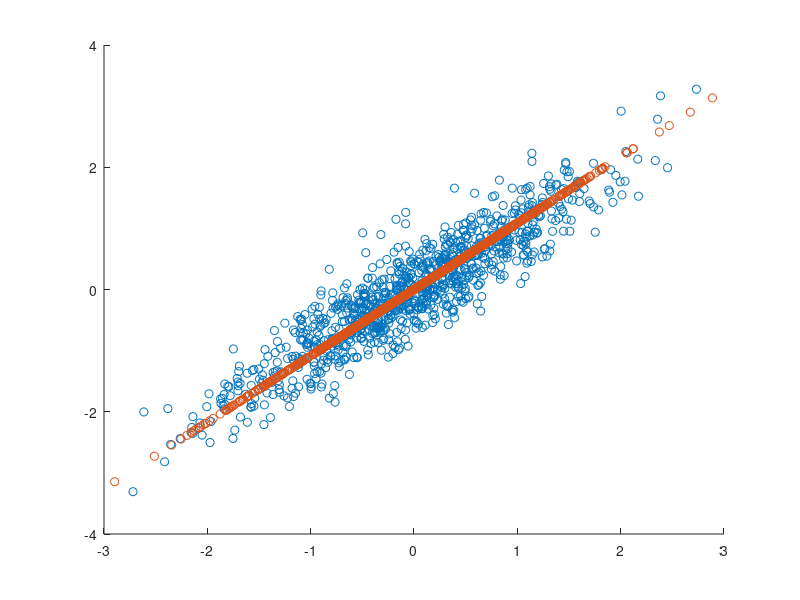

MATLAB code for this plot:
clc;
clear;
close all;

% Generate Data
W = randn(1000, 2);
A = rand(2, 2);
X = W * A;

% Covariance Matrix
C = cov(X);

% Find PC1
[V, E] = eig(C);
e = diag(E);
[emax, emax_ind] = max(e);
u = V(:, emax_ind);

% Transform Data
z = X * u;

% Decode Data
Y = z * u';

% Plot Results
figure;
scatter(X(:, 1), X(:, 2));
hold on;
scatter(Y(:, 1), Y(:, 2));
